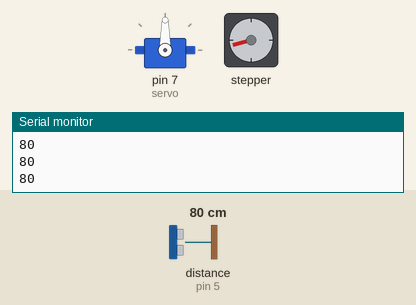
Simulated run of this sketch. Board: Arduino Uno, built with avr-gcc and run on an emulated ATmega328P. On the bench: servo, stepper motor, the last lines printed to the serial monitor. The inputs (shaded band) are chosen by the test bench; at power-on: distance to the obstacle (sensor on pin 5) 80 cm. The echo pulse lasts 58.3 µs per cm; stepper angles assume 2048 steps per turn.

Above: at 1.3 s.
1.4 s: distance to the obstacle (sensor on pin 5) set to 11 cm
4.6 s: distance to the obstacle (sensor on pin 5) set to 8 cm
At 6.0 s:
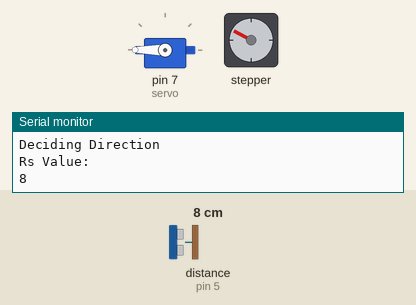
7.8 s: distance to the obstacle (sensor on pin 5) set to 2 cm
20.6 s: distance to the obstacle (sensor on pin 5) set to 18 cm
At 20.77 s:
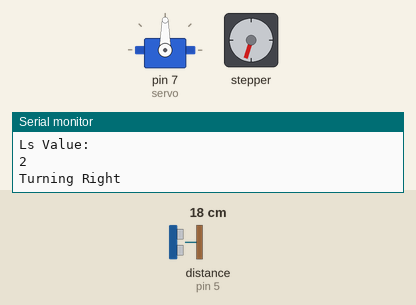
23.8 s: distance to the obstacle (sensor on pin 5) set to 4 cm
At 29.8 s:
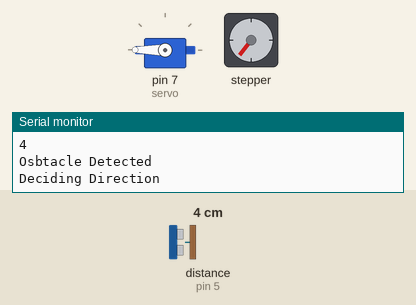
Timing chart, 0 to 38.7 s (numbered marks = the images above; inputs shaded):
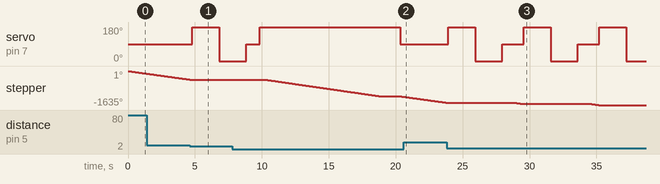

Measured:
- the behaviour switches between 10 and 9 cm on distance to the obstacle (sensor on pin 5) (found by bisection; images 0 and 1)
- after the input at 4.6 s, servo on pin 7 (servo): 90° → 180° after 0.19 s, → 0° 2.0 s later; stepper: goes on until 4.7 s, then stays -422°
- after the input at 20.6 s, servo on pin 7 (servo): stays 90° (without the input it goes to 180° after 0.34 s)
- after the input at 23.8 s, servo on pin 7 (servo): 90° → 180° after 0.12 s, then repeats every 5.6 s: 0° 2.0 s, 90° 1.6 s, 180° 2.0 s

The sketch:

Task_2.ino
```cpp
#include "Stepper.h"
#define STEPS  32
#include <Servo.h>
#include <SR04.h>
#define TRIG_PIN 5
#define ECHO_PIN 3

Servo servo;
Stepper stepper(STEPS, 8, 10, 9, 11);
SR04 sr04 = SR04(ECHO_PIN,TRIG_PIN);

int distance;

int rs_value; //right sensor value

int ls_value; //left sensor value\

int i=0;

void setup() {
  Serial.begin(9600);
  stepper.setSpeed(1000);
  servo.attach(7);
  servo.write(90);
}

void loop(){
  distance=sr04.Distance();
  Serial.println(distance);
  if(distance < 10) //detects an obstacle in 10cm (arbitrary distance, should be ~L)
  {
    Serial.println("Osbtacle Detected");
    obstacle();
  }
  stepper.step(-300);
  servo.write(90);
}

void obstacle(){
  Serial.println("Deciding Direction");
  servo.write(180); //turn driver wheel right
  delay(1000);
  rs_value = sr04.Distance(); //read right value
  Serial.println("Rs Value:");
  Serial.println(rs_value);
  delay(1000);
  servo.write(0); //turn driver wheel left
  delay(1000);
  ls_value = sr04.Distance(); //read left value
        Serial.println("Ls Value:");
        Serial.println(ls_value);
  delay(1000);
  servo.write(90);
  delay(1000);
  while(i>1)
  {
    stepper.step(0);
  }

  if(rs_value < ls_value)
  {
    left();
  }
  else if(ls_value < rs_value)
  {
    right();
  }
}

void right()
{
  Serial.println("Turning Right");
  servo.write(180); //turn driver wheel right
  delay(500);
  stepper.step(-4500); //rotate right
  delay(1500);//arbitrary time alotted for rotation
  servo.write(90);
  i++;

}

void left()
{
  Serial.println("Turning Left");
  servo.write(0); //turn driver wheel left
  delay(500);
  stepper.step(-3500); //rotate left
  delay(1500);//arbitrary time alotted for rotation
  servo.write(90);
  i++;
}
```
